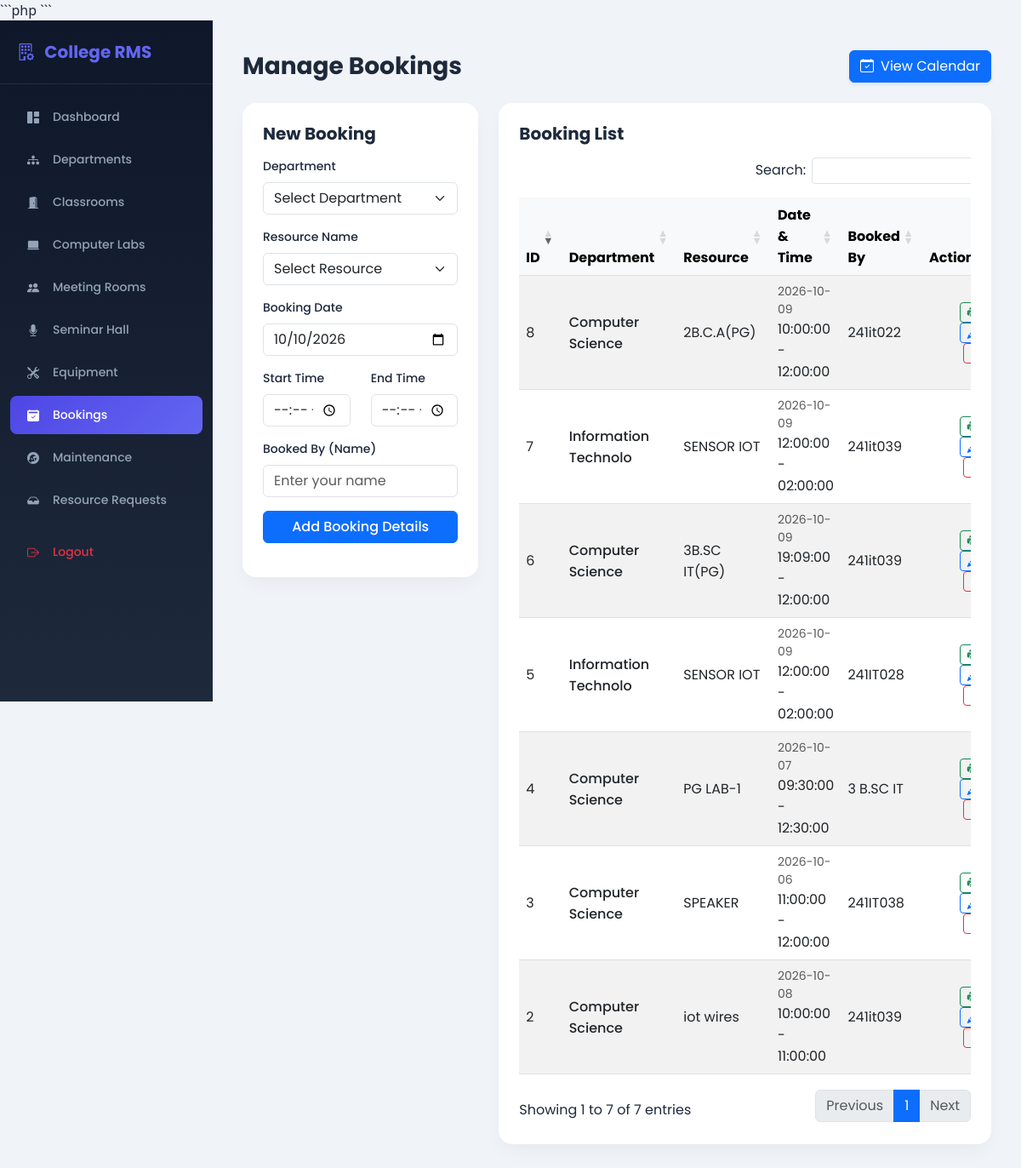
Page /bookings.php (signed in) on the committed database.
### tables this page shows
CREATE TABLE `bookings` (
  `id` int(11) NOT NULL,
  `department` varchar(20) NOT NULL,
  `resource_name` varchar(150) NOT NULL,
  `booking_date` date NOT NULL,
  `status` varchar(20) DEFAULT 'Pending',
  `booked_by` varchar(100) NOT NULL,
  `start_time` time NOT NULL,
  `end_time` time NOT NULL
);

### bookings.php (the view, shortened to what this page needs)
<?php
include 'db.php';
$conn->query("CREATE TABLE IF NOT EXISTS departments (
    id INT AUTO_INCREMENT PRIMARY KEY,
    name VARCHAR(100) NOT NULL,
    created_at TIMESTAMP DEFAULT CURRENT_TIMESTAMP
)");
$conn->query("CREATE TABLE IF NOT EXISTS resources (
    id INT AUTO_INCREMENT PRIMARY KEY,
    name VARCHAR(100) NOT NULL,
    type VARCHAR(100),
    created_at TIMESTAMP DEFAULT CURRENT_TIMESTAMP
)");
$conn->query("CREATE TABLE IF NOT EXISTS bookings (
    id INT AUTO_INCREMENT PRIMARY KEY,
    department VARCHAR(100) NOT NULL,
    resource_name VARCHAR(100) NOT NULL,
    booking_date DATE NOT NULL,
    start_time TIME NOT NULL,
    end_time TIME NOT NULL,
    booked_by VARCHAR(100) NOT NULL,
    created_at TIMESTAMP DEFAULT CURRENT_TIMESTAMP
)");
$conn->query("ALTER TABLE bookings ADD COLUMN IF NOT EXISTS booked_by VARCHAR(100) NOT NULL");
$conn->query("ALTER TABLE bookings ADD COLUMN IF NOT EXISTS start_time TIME NOT NULL");
$conn->query("ALTER TABLE bookings ADD COLUMN IF NOT EXISTS end_time TIME NOT NULL");
$bookings_result = $conn->query("SELECT * FROM bookings ORDER BY booking_date DESC");
?>
<!DOCTYPE html>
<html lang="en">
<head>
    <link rel="stylesheet" href="https://cdn.jsdelivr.net/npm/bootstrap@5.3.0/dist/css/bootstrap.min.css">
    <link rel="stylesheet" href="https://cdn.jsdelivr.net/npm/bootstrap-icons@1.10.5/font/bootstrap-icons.css">
    <link rel="stylesheet" href="https://cdn.datatables.net/1.13.6/css/dataTables.bootstrap5.min.css">
    <link rel="stylesheet" href="https://cdn.datatables.net/buttons/2.4.1/css/buttons.bootstrap5.min.css">
    <link rel="stylesheet" href="mobile_view.css">
</head>
<body>
<div class="d-flex">
    <div class="sidebar">
        <div class="brand"><i class="bi bi-building-gear me-2"></i> College RMS</div>
        <div class="mt-3">
            <a href="dashboard.php"><i class="bi bi-grid-1x2-fill me-3"></i> Dashboard</a>
            <a href="departments.php"><i class="bi bi-diagram-3-fill me-3"></i> Departments</a>
            <a href="resources.php?type=Classroom"><i class="bi bi-door-open-fill me-3"></i> Classrooms</a>
            <a href="resources.php?type=Computer Lab"><i class="bi bi-laptop-fill me-3"></i> Computer Labs</a>
            <a href="resources.php?type=Meeting Room"><i class="bi bi-people-fill me-3"></i> Meeting Rooms</a>
            <a href="resources.php?type=Seminar Hall"><i class="bi bi-mic-fill me-3"></i> Seminar Hall</a>
            <a href="resources.php?type=Equipment"><i class="bi bi-tools me-3"></i> Equipment</a>
            <a href="bookings.php" class="active"><i class="bi bi-calendar2-check-fill me-3"></i> Bookings</a>
            <a href="maintenance.php"><i class="bi bi-wrench-adjustable-circle-fill me-3"></i> Maintenance</a>
            <a href="resource_requests.php"><i class="bi bi-inbox-fill me-3"></i> Resource Requests</a>
            <a href="logout.php" class="text-danger mt-3"><i class="bi bi-box-arrow-right me-3"></i> Logout</a>
        </div>
    </div>
    <div class="main-content flex-grow-1">
        <div class="d-flex justify-content-between align-items-center mb-4">
            <h3 class="fw-bold mb-0">Manage Bookings</h3>
            <a href="calendar.php" class="btn btn-primary shadow-sm"><i class="bi bi-calendar-check me-2"></i>View Calendar</a>
        </div>
        <div class="row g-4">
            <div class="col-md-4">
                <div class="card-box p-4">
                    <h5 class="fw-bold mb-3">New Booking</h5>
                    <form method="POST">
                        <div class="mb-3">
                            <label class="form-label small fw-medium">Department</label>
                            <select name="department" class="form-select" required>
                                <option value="">Select Department</option>
                            </select>
                        </div>
                        <div class="mb-3">
                            <label class="form-label small fw-medium">Resource Name</label>
                            <select name="resource_name" class="form-select" required>
                                <option value="">Select Resource</option>
                            </select>
                        </div>
                        <div class="mb-3">
                            <label class="form-label small fw-medium">Booking Date</label>
                            <input type="date" name="booking_date" class="form-control" value="<?php echo date('Y-m-d'); ?>" required>
                        </div>
                        <div class="row mb-3">
                            <div class="col-6">
                                <label class="form-label small fw-medium">Start Time</label>
                                <input type="time" name="start_time" class="form-control" required>
                            </div>
                            <div class="col-6">
                                <label class="form-label small fw-medium">End Time</label>
                                <input type="time" name="end_time" class="form-control" required>
                            </div>
                        </div>
                        <div class="mb-3">
                            <label class="form-label small fw-medium">Booked By (Name)</label>
                            <input type="text" name="booked_by" class="form-control" placeholder="Enter your name" required>
                        </div>
                        <button type="submit" name="add_booking" class="btn btn-primary w-100 fw-medium">Add Booking Details</button>
                    </form>
                </div>
            </div>
            <div class="col-md-8">
                <div class="card-box p-4">
                    <h5 class="fw-bold mb-3">Booking List</h5>
                    <div class="table-responsive mt-3">
                        <table id="bookingsTable" class="table align-middle table-striped table-hover">
                            <thead class="table-light">
                                <tr>
                                    <th>ID</th>
                                    <th>Department</th>
                                    <th>Resource</th>
                                    <th>Date & Time</th>
                                    <th>Booked By</th>
                                    <th class="text-end">Action</th>
                                </tr>
                            </thead>
                            <tbody>
                                <?php if ($bookings_result && $bookings_result->num_rows > 0): ?>
                                    <?php while($row = $bookings_result->fetch_assoc()): ?>
                                        <tr>
                                            <td><?php echo $row['id']; ?></td>
                                            <td class="fw-medium"><?php echo htmlspecialchars($row['department']); ?></td>
                                            <td><?php echo htmlspecialchars($row['resource_name']); ?></td>
                                            <td>
                                                <small class="d-block text-muted"><?php echo htmlspecialchars($row['booking_date']); ?></small>
                                                <span><?php echo htmlspecialchars($row['start_time']) . ' - ' . htmlspecialchars($row['end_time']); ?></span>
                                            </td>
                                            <td><?php echo htmlspecialchars($row['booked_by']); ?></td>
                                            <td class="text-end">
                                                <a href="booking_slip.php?id=<?php echo $row['id']; ?>" target="_blank" class="btn btn-sm btn-outline-success me-1" title="Print Slip"><i class="bi bi-printer-fill"></i></a>
                                                <a href="edit_booking.php?id=<?php echo $row['id']; ?>" class="btn btn-sm btn-outline-primary me-1" title="Edit"><i class="bi bi-pencil-fill"></i></a>
                                                <a href="bookings.php?delete=<?php echo $row['id']; ?>" class="btn btn-sm btn-outline-danger" onclick="return confirm('Are you sure you want to delete this booking?')" title="Delete"><i class="bi bi-trash"></i></a>
                                            </td>
                                        </tr>
                                    <?php endwhile; ?>
                                <?php else: ?>
                                    <tr>
                                        <td colspan="6" class="text-center text-muted py-3">No bookings found.</td>
                                    </tr>
                                <?php endif; ?>
                            </tbody>
                        </table>
                    </div>
                </div>
            </div>
        </div>
    </div>
</div>
</body>
</html>

### bookings.php (style rules this page uses)
* { font-family: 'Poppins', sans-serif; }
body { background-color: #f0f3f8; color: #1e293b; }
.sidebar { min-height: 100vh; background: linear-gradient(180deg, #0f172a 0%, #1e293b 100%); color: #fff; width: 250px; position: fixed; }
.sidebar .brand { font-size: 20px; font-weight: 700; padding: 22px 20px; color: #6366f1; border-bottom: 1px solid rgba(255,255,255,0.08); }
.sidebar a { color: #94a3b8; text-decoration: none; padding: 12px 20px; display: flex; align-items: center; font-size: 14px; font-weight: 500; border-radius: 8px; margin: 5px 12px; transition: all 0.3s; }
.sidebar a.active { background: linear-gradient(135deg, #4f46e5 0%, #6366f1 100%); color: #fff; }
.main-content { margin-left: 250px; padding: 35px; }
.card-box { border: none; border-radius: 16px; background: #fff; box-shadow: 0 10px 25px -5px rgba(0,0,0,0.05); }

### rows in the picture
bookings: id "5", department "Information Technolo", resource_name "SENSOR IOT", booking_date "2026-10-09", start_time "12:00:00", end_time "02:00:00", booked_by "241IT028"
bookings: id "6", department "Computer Science", resource_name "3B.SC IT(PG)", booking_date "2026-10-09", start_time "19:09:00", end_time "12:00:00", booked_by "241it039"
bookings: id "7", department "Information Technolo", resource_name "SENSOR IOT", booking_date "2026-10-09", start_time "12:00:00", end_time "02:00:00", booked_by "241it039"
bookings: id "8", department "Computer Science", resource_name "2B.C.A(PG)", booking_date "2026-10-09", start_time "10:00:00", end_time "12:00:00", booked_by "241it022"
bookings: id "2", department "Computer Science", resource_name "iot wires", booking_date "2026-10-08", start_time "10:00:00", end_time "11:00:00", booked_by "241it039"
bookings: id "4", department "Computer Science", resource_name "PG LAB-1", booking_date "2026-10-07", start_time "09:30:00", end_time "12:30:00", booked_by "3 B.SC IT"
bookings: id "3", department "Computer Science", resource_name "SPEAKER", booking_date "2026-10-06", start_time "11:00:00", end_time "12:00:00", booked_by "241IT038"
